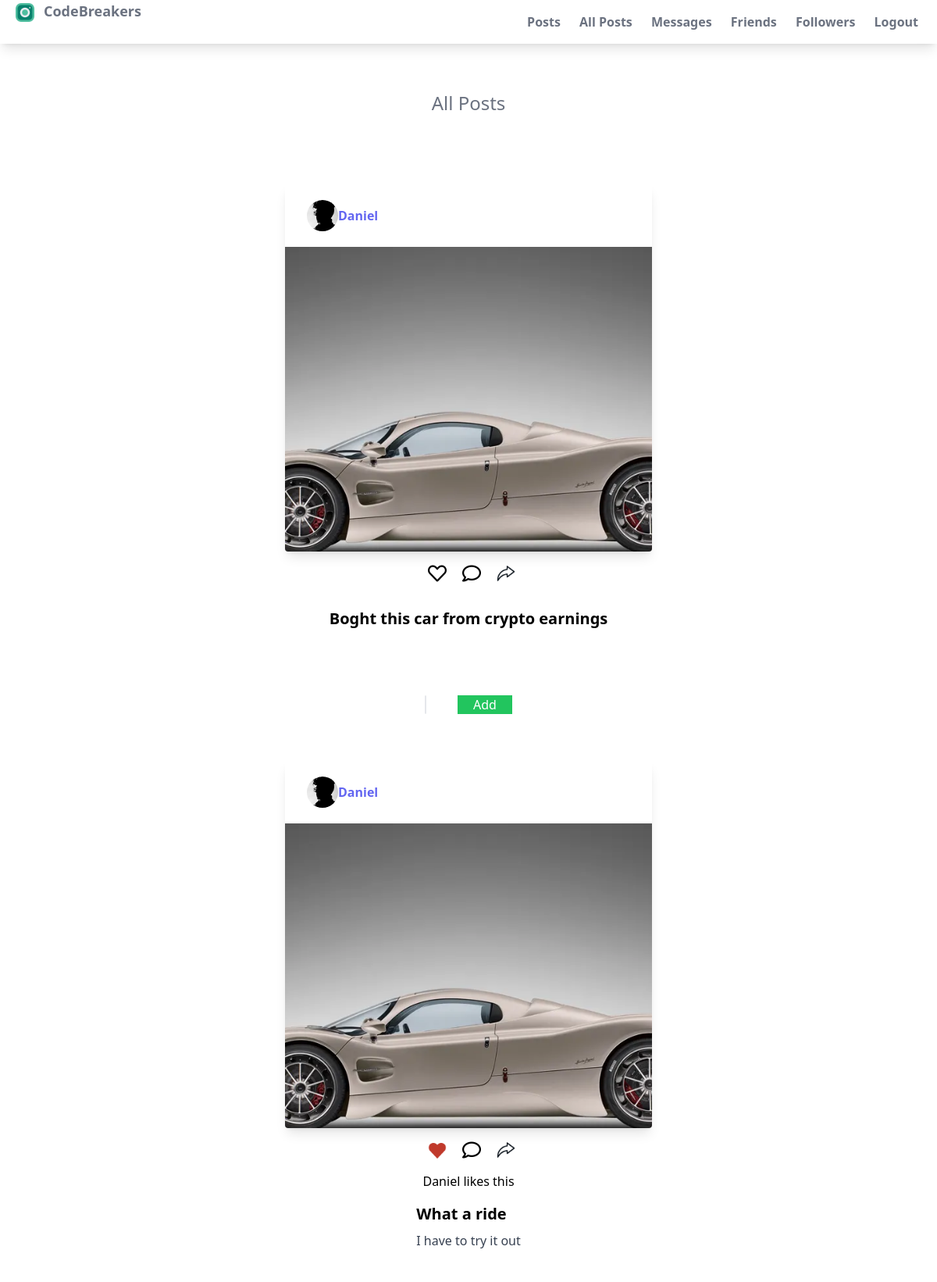
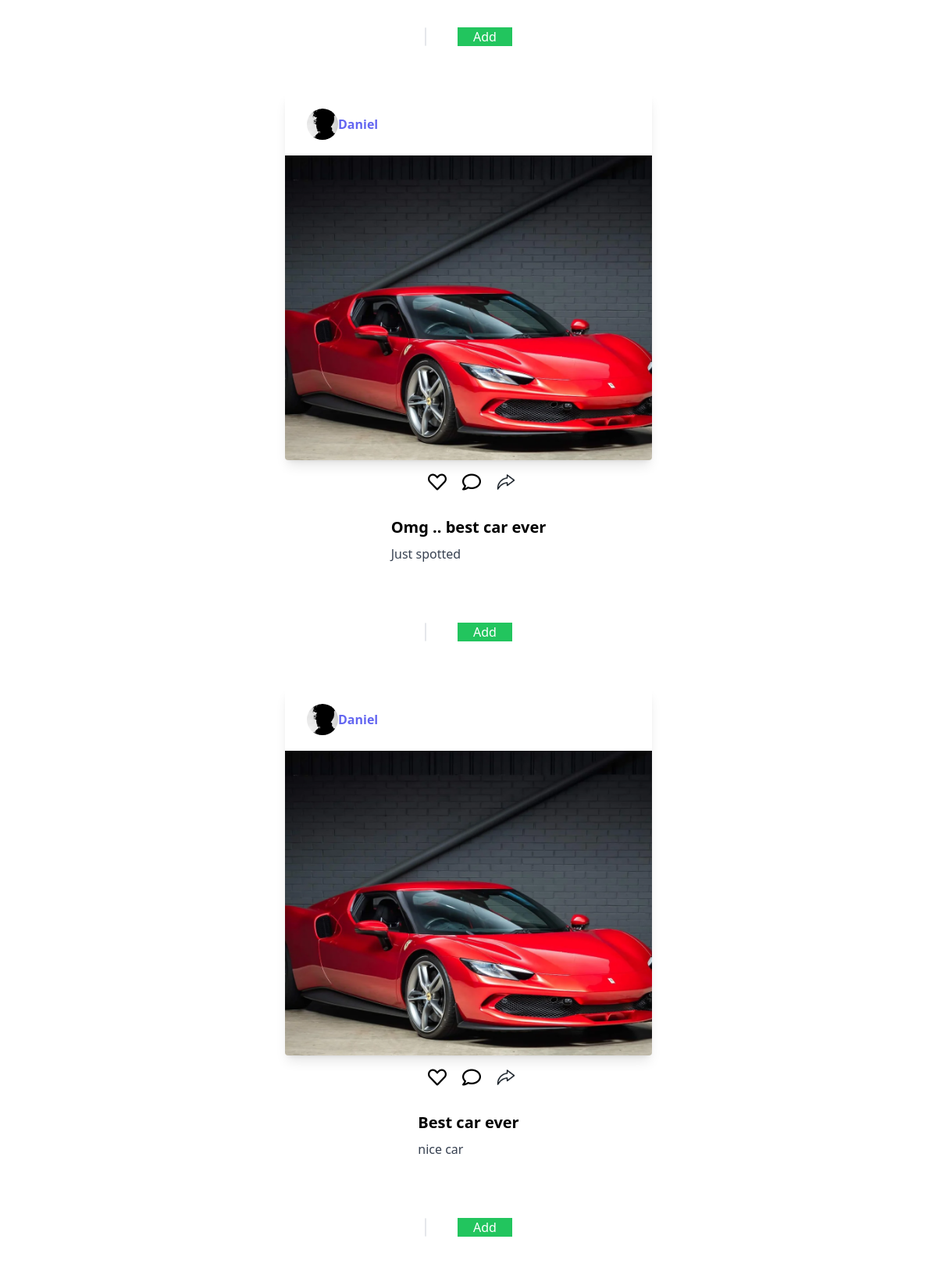
The page /users/ (signed in, upper part) on the database its author committed (2 pictures, top to bottom).
### posts/models.py (models this page shows, shortened)
class Post(models.Model):
    user = models.ForeignKey(settings.AUTH_USER_MODEL, on_delete=models.CASCADE)
    image = models.ImageField(upload_to='images/%y/%m/%d')
    caption = models.TextField(blank=True)
    title = models.CharField(max_length=200)
    slug = models.SlugField(max_length=200, blank=True)
    created = models.DateField(auto_now_add=True)
    liked_by = models.ManyToManyField(settings.AUTH_USER_MODEL, related_name='posts_liked', blank=True)

### users/models.py (models this page shows, shortened)
class Profile(models.Model):
    user = models.OneToOneField(settings.AUTH_USER_MODEL, on_delete=models.CASCADE)
    photo = models.ImageField(upload_to='users/%Y/%m/%d', blank=True)
    bio = models.TextField(max_length=200,blank=True)

### users/views.py (the view)
# urls.py: path('', views.index, name='index'),
def index (request):
    if request.user.is_authenticated:
        current_user = request.user
        posts = Post.objects.filter(user=current_user)
        profile = Profile.objects.filter(user=current_user).first()
        return render(request, 'users/index.html', {'posts': posts, 'profile': profile})
    else:
        return render(request, 'users/unthenticated_index.html')

### users/templates/users/index.html (shortened to what this page needs)
{% extends 'users/base.html' %}
{% load mathfilters %}
{% load static %}
{% block body %}
<div class="flex mt-5 p-10 justify-center">
    <h2 class="text-2xl font-normal mb-2 text-gray-500">All Posts</h2>
</div>
<div class="grid grid-cols-1 gap-6 mx-auto p-10">
    {% for post in posts %}
    <div id="{{ post.id }}" class="flex flex-col items-center post-item">
        <div class="rounded overflow-hidden w-[470px] h-[470px] bg-white shadow-lg">
            <div class="user-container flex mx-5 my-5">
                <img class="h-10 w-10 rounded-full ml-2" src="{{ post.user.profile.photo.url }}" alt="User Profile Photo">
                {% if request.user.is_authenticated %}
                    <div class="my-2 font-bold"><span class="text-indigo-500">{{ post.user.username }}</span></div>
                {% else %}
                    <div class="my-2 font-bold"><span class="text-indigo-500">Anonymous</span></div>
                {% endif %}
            </div>
            <img src="{{ post.image.url }}" alt="Post Image" class="object-cover w-full h-full">
        </div>
        <div class="px-6 py-4">
            <div class="icon-container flex gap-3 justify-start">
                {% if request.user.is_authenticated %}
                    <a class="btn-like" data-post-id="{{ post.id }}">
                        {% if request.user in post.liked_by.all %}
                            <img class="w-6 h-6 ml-2 like-icon" src="{% static 'users/images/redlike.png' %}" alt="like-button">
                        {% else %}
                            <img class="w-6 h-6 ml-2 like-icon" src="{% static 'users/images/whitelike.png' %}" alt="liked-button">
                        {% endif %}
                    </a>
                    <img class="w-6 h-6 ml-2" src="{% static 'users/images/comment.png' %}" alt="comment-button">
                    <img class="w-6 h-6 ml-2" src="{% static 'users/images/share.png' %}" alt="share-button">
                {% else %}
                    <img class="w-6 h-6 ml-2" src="{% static 'users/images/lock.png' %}" alt="locked-button">
                {% endif %}
            </div>
        </div>
        <div>
            {% if post.liked_by.count < 1 %}
            {% elif post.liked_by.count == 1 %}
            {{ post.liked_by.first }} likes this
            {% elif post.liked_by.count > 1 %}
            {{ post.liked_by.first }} & {{ post.liked_by.count|sub:1 }} others like this
            {% endif %}
        </div>
        <div class="px-6 py-4">
            <div class="font-bold text-xl mb-2">{{ post.title }}</div>
            <p class="text-gray-700 text-base">{{ post.caption }}</p>
        </div>
        <div class="px-5 py-5 pl-2 flex items-center">
            {% if request.user.is_authenticated %}
                <form action="" method="post" class="bg-white rounded">
                    <div class="flex">
                        <div class="border rounded mr-10 text-gray-700">
                        </div>
                        <button class="bg-green-500 text-white px-5 pl-2" type="submit">Add</button>
                    </div>
                </form>
            {% else %}
                <p class="text-gray-600">You need to log in to comment.</p>
            {% endif %}
        </div>
    </div>
    {% endfor %}
</div>
{% endblock %}

### users/static/users/styles.css (style rules this page uses)
html, :host { line-height: 1.5; -webkit-text-size-adjust: 100%; -moz-tab-size: 4; -o-tab-size: 4; tab-size: 4; font-family: ui-sans-serif, system-ui, sans-serif, "Apple Color Emoji", "Segoe UI Emoji", "Segoe UI Symbol", "Noto Color Emoji"; font-feature-settings: normal; font-variation-settings: normal; -webkit-tap-highlight-color: transparent; }
body { margin: 0; line-height: inherit; }
h1, h2, h3, h4, h5, h6 { font-size: inherit; font-weight: inherit; }
a { color: inherit; text-decoration: inherit; }
button, input, optgroup, select, textarea { font-family: inherit; font-feature-settings: inherit; font-variation-settings: inherit; font-size: 100%; font-weight: inherit; line-height: inherit; letter-spacing: inherit; color: inherit; margin: 0; padding: 0; }
button, select { text-transform: none; }
button, input:where([type='button']), input:where([type='reset']), input:where([type='submit']) { -webkit-appearance: button; background-color: transparent; background-image: none; }
blockquote, dl, dd, h1, h2, h3, h4, h5, h6, hr, figure, p, pre { margin: 0; }
button, [role="button"] { cursor: pointer; }
img, svg, video, canvas, audio, iframe, embed, object { display: block; vertical-align: middle; }
img, video { max-width: 100%; height: auto; }
.mx-5 { margin-left: 1.25rem; margin-right: 1.25rem; }
.mx-auto { margin-left: auto; margin-right: auto; }
.my-2 { margin-top: 0.5rem; margin-bottom: 0.5rem; }
.my-5 { margin-top: 1.25rem; margin-bottom: 1.25rem; }
.mb-2 { margin-bottom: 0.5rem; }
.ml-2 { margin-left: 0.5rem; }
.mr-10 { margin-right: 2.5rem; }
.mt-5 { margin-top: 1.25rem; }
.flex { display: flex; }
.grid { display: grid; }
.h-10 { height: 2.5rem; }
.h-6 { height: 1.5rem; }
.h-\[470px\] { height: 470px; }
.h-full { height: 100%; }
.w-10 { width: 2.5rem; }
.w-6 { width: 1.5rem; }
.w-\[470px\] { width: 470px; }
.w-full { width: 100%; }
.grid-cols-1 { grid-template-columns: repeat(1, minmax(0, 1fr)); }
.flex-col { flex-direction: column; }
.items-center { align-items: center; }
.justify-start { justify-content: flex-start; }
.justify-center { justify-content: center; }
.gap-3 { gap: 0.75rem; }
.gap-6 { gap: 1.5rem; }
.overflow-hidden { overflow: hidden; }
.rounded { border-radius: 0.25rem; }
.rounded-full { border-radius: 9999px; }
.border { border-width: 1px; }
.bg-green-500 { --tw-bg-opacity: 1; background-color: rgb(34 197 94 / var(--tw-bg-opacity)); }
.bg-white { --tw-bg-opacity: 1; background-color: rgb(255 255 255 / var(--tw-bg-opacity)); }
.object-cover { -o-object-fit: cover; object-fit: cover; }
.p-10 { padding: 2.5rem; }
.px-5 { padding-left: 1.25rem; padding-right: 1.25rem; }
.px-6 { padding-left: 1.5rem; padding-right: 1.5rem; }
.py-4 { padding-top: 1rem; padding-bottom: 1rem; }
.py-5 { padding-top: 1.25rem; padding-bottom: 1.25rem; }
.text-2xl { font-size: 1.5rem; line-height: 2rem; }
.text-base { font-size: 1rem; line-height: 1.5rem; }
.text-xl { font-size: 1.25rem; line-height: 1.75rem; }
.font-bold { font-weight: 700; }
.font-normal { font-weight: 400; }
.text-gray-500 { --tw-text-opacity: 1; color: rgb(107 114 128 / var(--tw-text-opacity)); }
.text-gray-700 { --tw-text-opacity: 1; color: rgb(55 65 81 / var(--tw-text-opacity)); }
.text-indigo-500 { --tw-text-opacity: 1; color: rgb(99 102 241 / var(--tw-text-opacity)); }
.text-white { --tw-text-opacity: 1; color: rgb(255 255 255 / var(--tw-text-opacity)); }
.shadow-lg { --tw-shadow: 0 10px 15px -3px rgb(0 0 0 / 0.1), 0 4px 6px -4px rgb(0 0 0 / 0.1); --tw-shadow-colored: 0 10px 15px -3px var(--tw-shadow-color), 0 4px 6px -4px var(--tw-shadow-color); box-shadow: var(--tw-ring-offset-shadow, 0 0 #0000), var(--tw-ring-shadow, 0 0 #0000), var(--tw-shadow); }

### rows shown on the page
Post: user.profile.photo (placeholder picture), user.username "Daniel", image (picture), title "Boght this car from crypto earnings"
Post: user.profile.photo (placeholder picture), user.username "Daniel", image (picture), liked_by.first "Daniel", title "What a ride", caption "I have to try it out"
Post: user.profile.photo (placeholder picture), user.username "Daniel", image (picture), title "Omg .. best car ever", caption "Just spotted"
Post: user.profile.photo (placeholder picture), user.username "Daniel", image (picture), title "Best car ever", caption "nice car"
